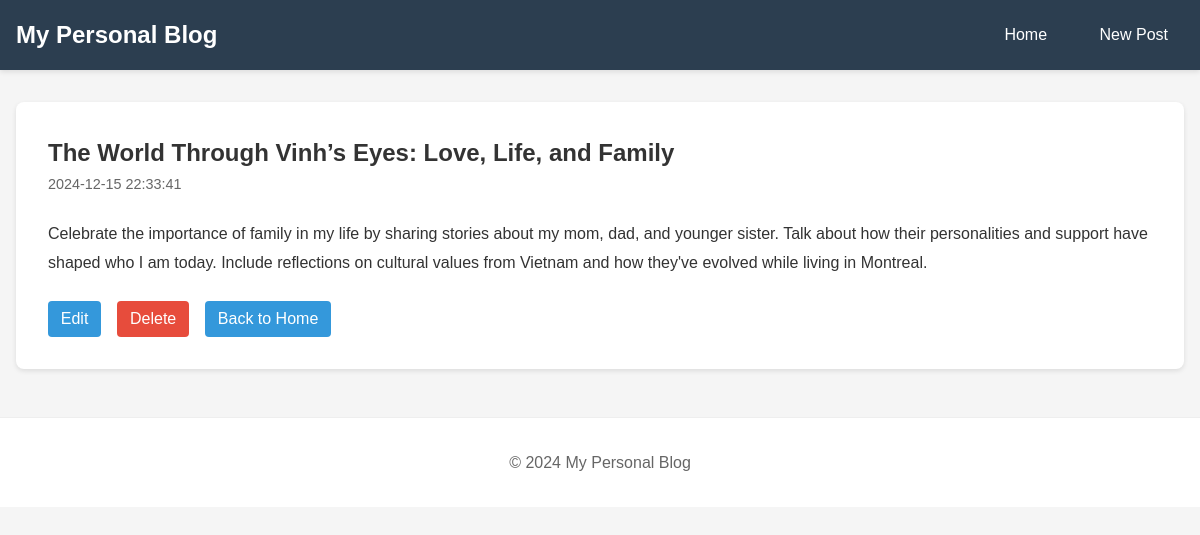
The page /post/5 on the database its author committed.
### tables this page shows
CREATE TABLE posts (
            id INTEGER PRIMARY KEY AUTOINCREMENT,
            title TEXT NOT NULL,
            content TEXT NOT NULL,
            created_at TIMESTAMP NOT NULL DEFAULT CURRENT_TIMESTAMP
        );

### app.py (the view)
@app.route('/post/<int:post_id>')
def view_post(post_id):
    post = db.get_post(post_id)
    if post is None:
        return "Post not found", 404
    return render_template('post.html', post=post)

### database.py (called while the page is built)
def get_db_connection():
    conn = sqlite3.connect(DATABASE_FILE)
    conn.row_factory = sqlite3.Row
    return conn

def get_post(post_id):
    conn = get_db_connection()
    post = conn.execute('SELECT * FROM posts WHERE id = ?', (post_id,)).fetchone()
    if post:
        post = dict(post)
        post['media'] = get_post_media(post['id'])
    conn.close()
    return post

def get_post_media(post_id):
    conn = get_db_connection()
    media = conn.execute('''
        SELECT * FROM media
        WHERE post_id = ?
        ORDER BY created_at
    ''', (post_id,)).fetchall()
    conn.close()
    return media

### templates/post.html (shortened to what this page needs)
{% extends "base.html" %}
{% block content %}
    <article class="full-post">
        <h2>{{ post['title'] }}</h2>
        <p class="date">{{ post['created_at'] }}</p>
        <div class="content">
            {{ post['content'] }}
        </div>
        <div class="actions">
            <a href="{{ url_for('edit', post_id=post['id']) }}" class="button">Edit</a>
            <a href="{{ url_for('delete', post_id=post['id']) }}"
               class="button delete"
               onclick="return confirm('Are you sure you want to delete this post and all its media?')">Delete</a>
            <a href="{{ url_for('home') }}" class="button">Back to Home</a>
        </div>
    </article>
{% endblock %}

### static/css/style.css (style rules this page uses)
* { margin: 0; padding: 0; box-sizing: border-box; }
body { font-family: 'Arial', sans-serif; line-height: 1.6; color: #333; background-color: #f5f5f5; }
.button { display: inline-block; padding: 0.3rem 0.8rem; background-color: #3498db; color: white; text-decoration: none; border-radius: 4px; border: none; cursor: pointer; font-size: 1rem; transition: background-color 0.3s; text-align: center; }
.delete { background-color: #e74c3c; }
.form-actions, .actions { display: flex; gap: 1rem; margin-top: 1rem; }
.full-post { background: white; padding: 2rem; border-radius: 8px; box-shadow: 0 2px 5px rgba(0,0,0,0.1); }
.full-post .content { margin: 1.5rem 0; line-height: 1.8; }
.date { color: #666; font-size: 0.9rem; margin-bottom: 1rem; }

### rows shown on the page
posts: title "The World Through Vinh’s Eyes: Love, Life, and Family", created_at "2024-12-15 22:33:41", content "Celebrate the importance of family in my life by sharing stories about my mom, dad, and younger sister. Talk about how their personalities and support have shaped who I am today. Include reflections on cultural values from Vietnam and how they've evolved while living in Montreal."
